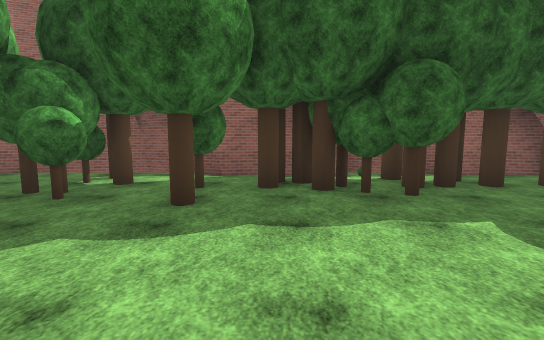
view 1 (above)

18 first-person views from a walk through a scene from a Unity 3-D project. The camera is 1.5 m above the floor, tilts 6° down and sees 90° across. The floor is counted in squares, 2 m on a side. Each view is taken from the middle of a square. On the plan, view 1 faces up. The plan holds only what a view shows up to about 10 squares ahead; the rest is blank. The place goes on beyond the plan. Some trees and plants on the terrain are drawn as simple stand-ins. Some animated figures are left out. Surface patterns are stand-ins for the level's own textures.

view 2
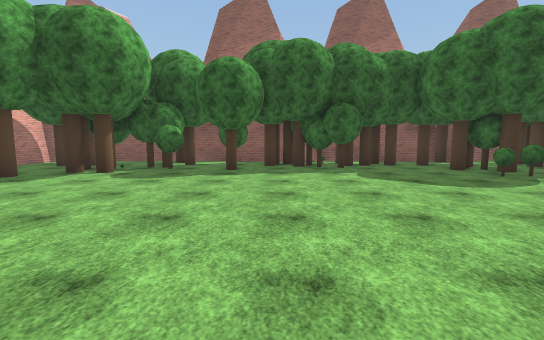

view 3
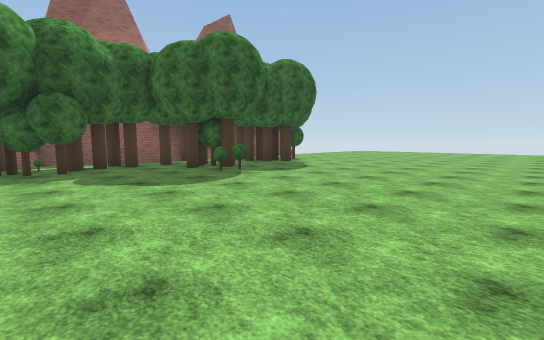

view 4
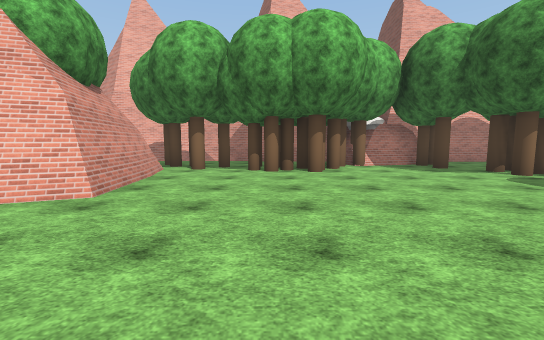

view 5
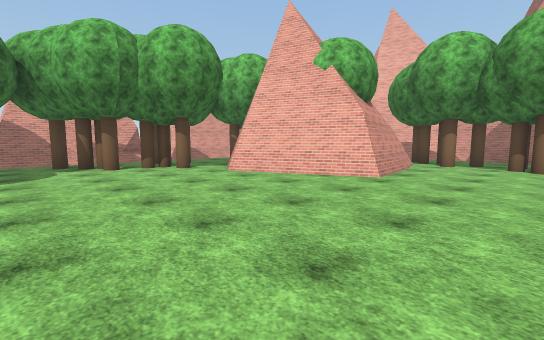

view 6
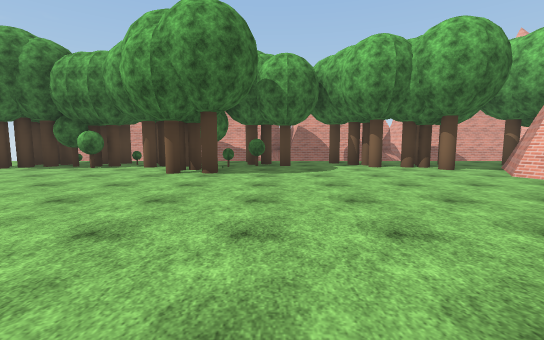

view 7
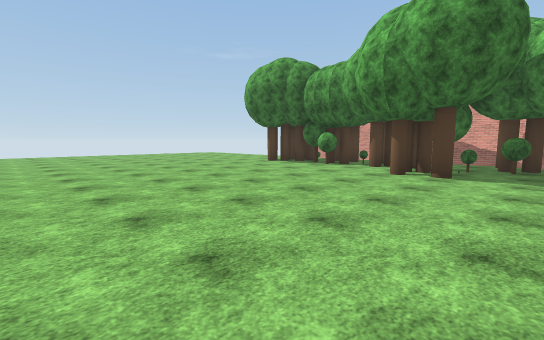

view 8
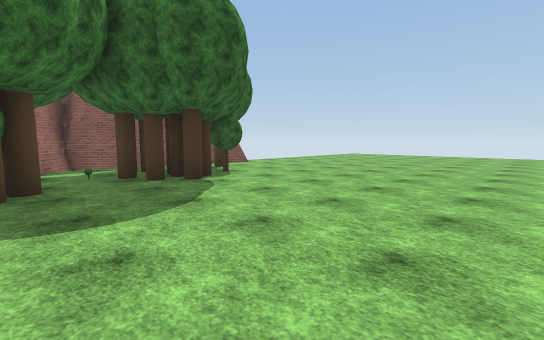

view 9
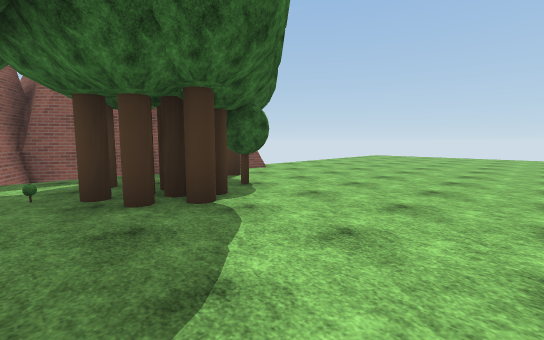

view 10
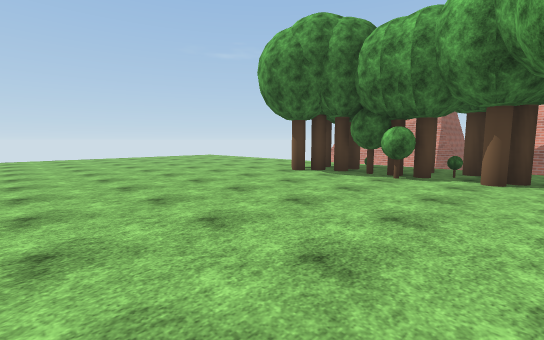

view 11
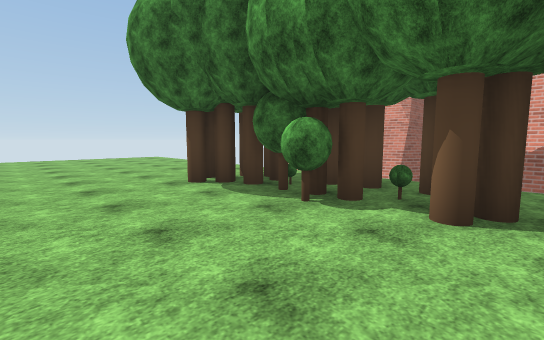

view 12
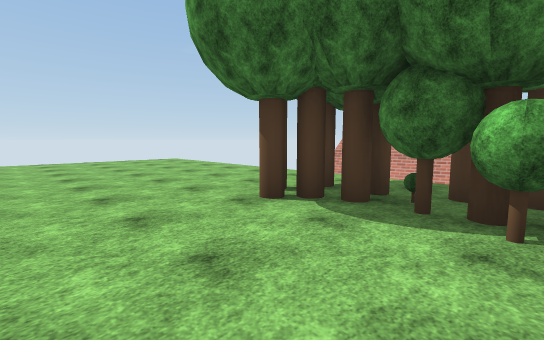

view 13
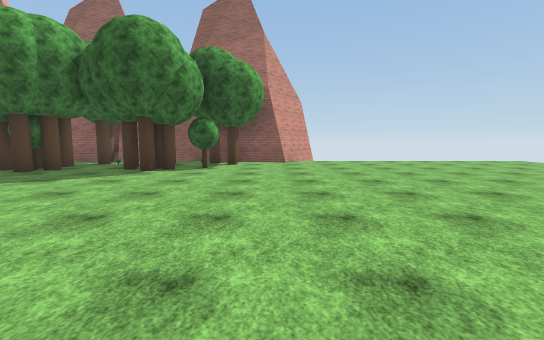

view 14
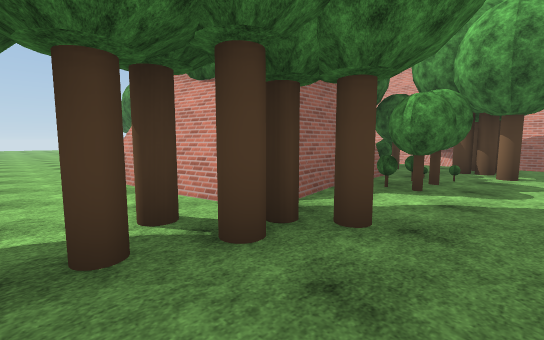

view 15
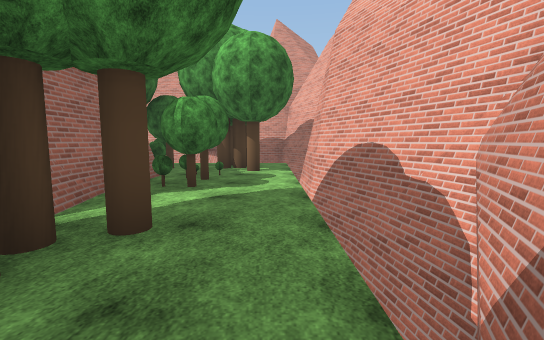

view 16
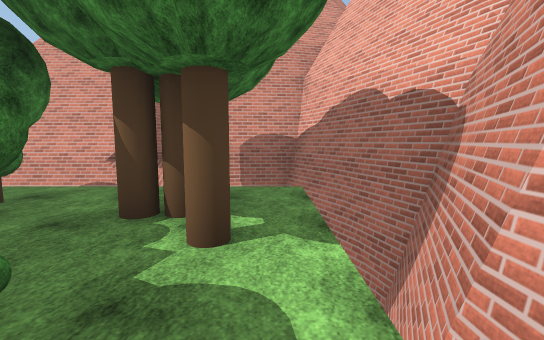

view 17
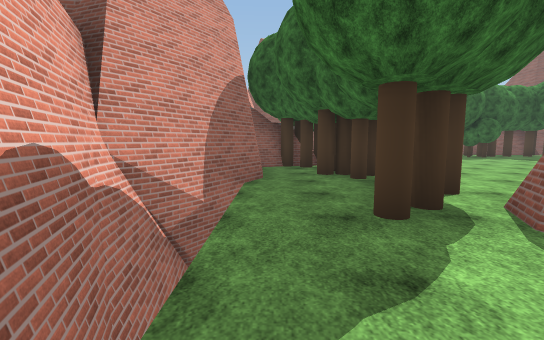

view 18
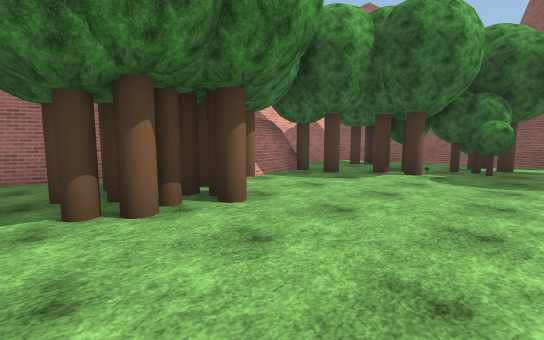

### Floor plan
Points are (right, up) in squares from view 1. A wall is a line through its corners. A room is listed if a view was taken in it or the views show most of it. See-through windows are left out.
Room 1 (views 1, 2, 3, 4, 5, 6, 7, 8, 9, 10, 11, 12, 13, 14, 15, 16, 17, 18)
walls: (-1.7, -5.8) (-0.4, -8.7); (-3, -5.9) (-1.8, -5.8) (-0.5, -8.8) (-1.8, -10.5); (6, -14.3) (7.3, -14.3); (5, 6.2) (4.2, 6.1) (1.9, 7.3) (1.5, 6.6); (5, 6.4) (4.5, 6.3); (9.6, 6.3) (7.3, 7.6) (6.7, 6.3); (6.9, 6.9) (6.4, 6.3); (-3.8, -5.8) (-1.9, -5.6); (2.8, -14.3) (4, -14.3); (12.5, 5.8) (11.8, 6); (10.4, -14.8) (12.2, -14.4); (2, -14.3) (2.5, -14.3); (10.4, -15.1) (11, -14.9); (12.2, -14.5) (14, -14.3); (-5.4, -6.3) (-2.9, -5.8); (-0.2, 6.4) (-1.3, 6.2); (-5.6, -6.6) (-5.3, -6.1); (-1.1, 6) (-3.3, 7.2) (-8.1, 5.9); (-5.4, -7.6) (-5.5, -6.9); (-5.4, -10) (-5.4, -7.1); (-7, 1.5) (-6.6, 0.3); (-7.2, 1.5) (-6.9, 0.4); (-8.3, -3.5) (-9.5, -6.1); (-5, -14.3) (-3.1, -14.3); (-9.1, -5.5) (-9.6, -6) (-9.4, -7); (-8.7, -8.7) (-8.7, -9.8) (-9.5, -11.5) (-8.8, -13.7); (-9.7, -6.2) (-8.7, -8.8); (-5.8, -15.1) (-4.8, -14.1); (-8.3, 3.6) (-8.3, 3.1); (-8.3, 5.9) (-8.3, 4.6); (-9, -12.9) (-8.4, -14.1) (-7.1, -14.1); (-8.6, -14.3) (-7.1, -14.2)
low walls: (-0.5, -9.1) (-1.6, -10.6); (5.4, -14.1) (8.3, -14.1); (1.5, -14.1) (4.1, -14.1); (-0.3, 6.1) (-1.1, 6); (-5.3, -6.1) (-3.5, -5.7); (-5.1, -14.1) (-3, -14.1); (-8.1, 5.9) (-8.1, 4.5)
objects: tree (-8, -11); tree (-8, -1); tree (-7, -13); tree (-7, -12); tree (-7, -10); tree (-7, -9); tree (-7, -8); tree (-7, -6); tree (-7, -3); tree (-7, -2); tree (-7, -1); tree (-7, 0); tree (-7, 2); tree (-6, -11); other object (-6, -10); tree (-6, -8); tree (-6, -6); tree (-6, -5); tree (-6, -3); tree (-6, -2); tree (-6, -1); tree (-6, 2); tree (-6, 5); tree (-5, -12); tree (-5, -11); tree (-5, -3); tree (-5, -2); tree (-5, 3); tree (-5, 4); tree (-4, -11); other object (-4, 3); other object (-3, -12); tree (-3, -11); tree (-3, 4); tree (-3, 5); tree (-3, 6); tree (-2, -12); tree (-1, -12); tree (-1, 3); tree (-1, 4); other object (0, -12); tree (0, -11); tree (0, -10); tree (0, 5); tree (1, -11); tree (1, 4); tree (1, 5); other object (1, 6); tree (2, -12); tree (2, -11); tree (2, 4); other object (2, 5); tree (2, 6); tree (3, -13); tree (3, 4); tree (3, 5); tree (4, 5); tree (5, -12); tree (5, -11); tree (5, 2); tree (5, 3); tree (5, 4) to (5, 5); tree (6, -13); tree (6, -12); tree (6, -11); tree (6, 3); tree (6, 4); tree (6, 5); tree (6, 6); tree (7, -12) to (7, -11); tree (7, -10); other object (7, 4); other object (8, -12); tree (8, -11); tree (8, 3); tree (8, 4); tree (8, 5); tree (9, -13); tree (9, -12); tree (9, 3); tree (9, 4); tree (9, 5); tree (10, -12); tree (10, -11); tree (10, 6); tree (11, -12); tree (11, 5); tree (11, 6); tree (12, -12); tree (12, -11); tree (13, -12); tree (13, -11)

Positions as (right, up) in squares from view 1, and headings:
1: (0, 0), facing up
2: (0, -4), facing up
3: (1, -4), facing up-right
4: (2, -3), facing left
5: (4, -3), facing down-left
6: (5, -3), facing down
7: (5, -3), facing down-right
8: (6, -2), facing up-right
9: (7, 0), facing up-right
10: (8, -5), facing down-right
11: (8, -8), facing down-right
12: (10, -8), facing down-right
13: (12, -4), facing up
14: (-8, -4), facing down-right
15: (-8, -4), facing down
16: (-8, -9), facing down
17: (-8, -9), facing up
18: (-2, -4), facing up-left
